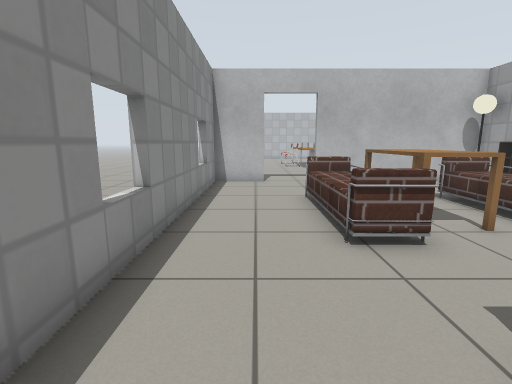
view 1 (above)

16 first-person views from a walk through a robot-simulator world made for Gazebo. The camera is 0.9 m above the floor, tilts 10° down and sees 85° across. The floor is counted in squares, 0.5 m on a side. Each view is taken from the middle of a square. On the plan, view 1 faces up. The plan holds only what a view shows up to about 15 squares ahead; the rest is blank. Robots are left out. Gazebo's built-in surfaces are drawn with simple patterns. Simple shapes stand in for some stock models. Some surface patterns are stand-ins.

view 2
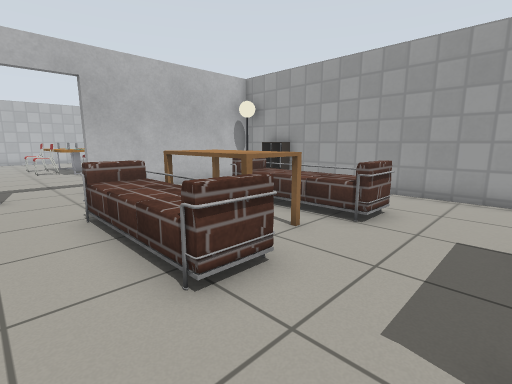

view 3
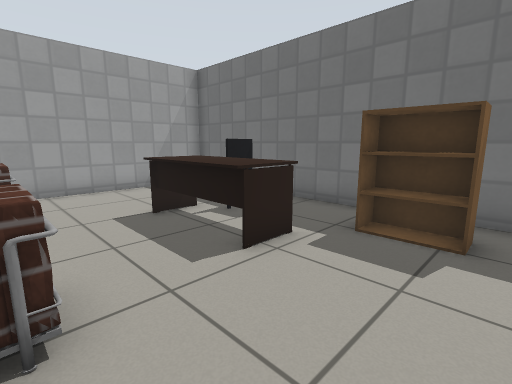

view 4
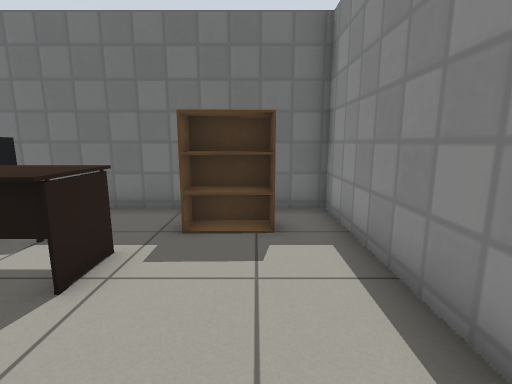

view 5
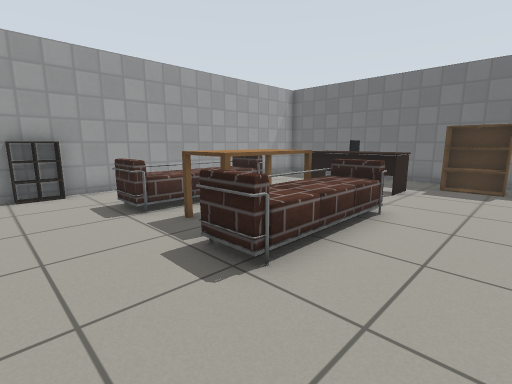

view 6
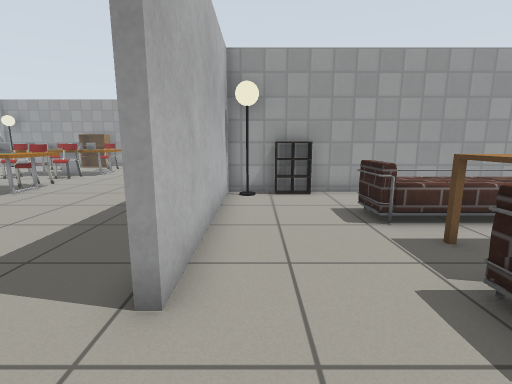

view 7
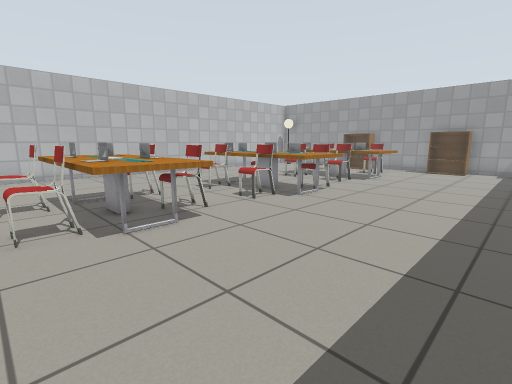

view 8
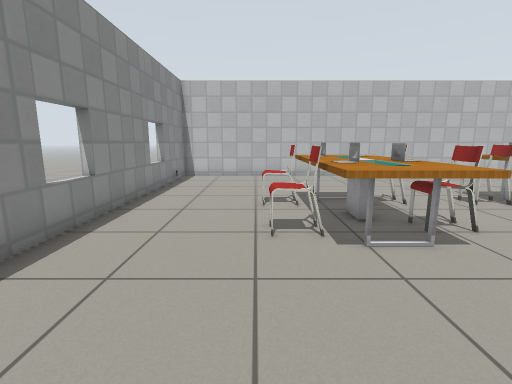

view 9
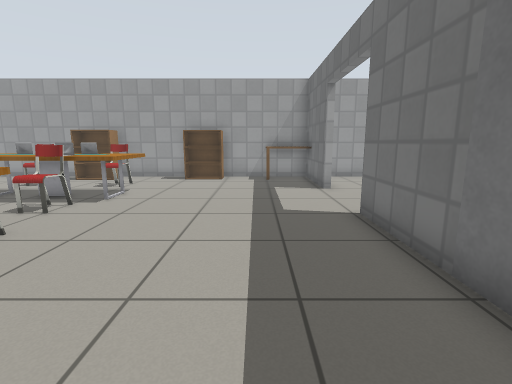

view 10
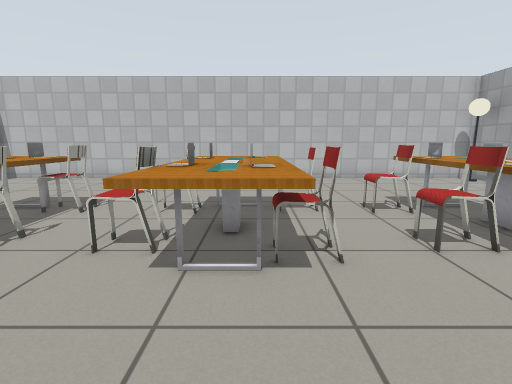

view 11
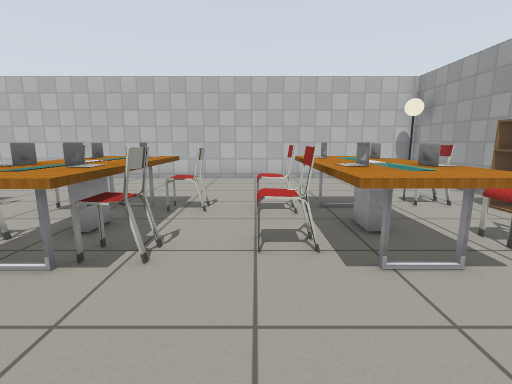

view 12
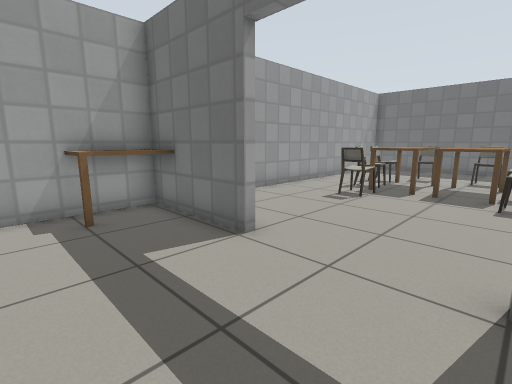

view 13
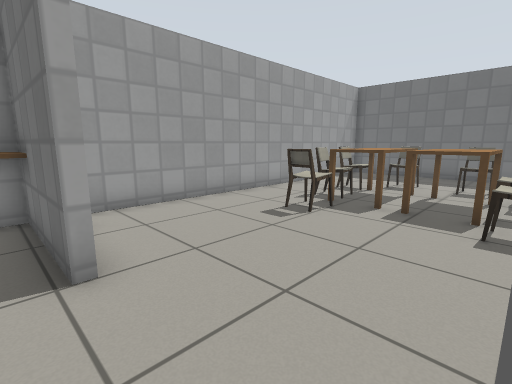

view 14
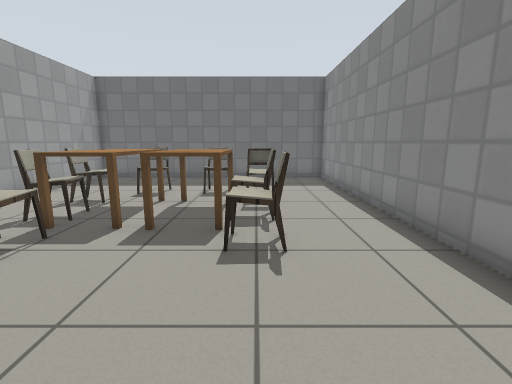

view 15
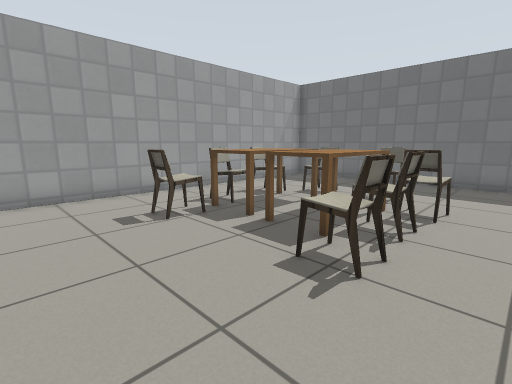

view 16
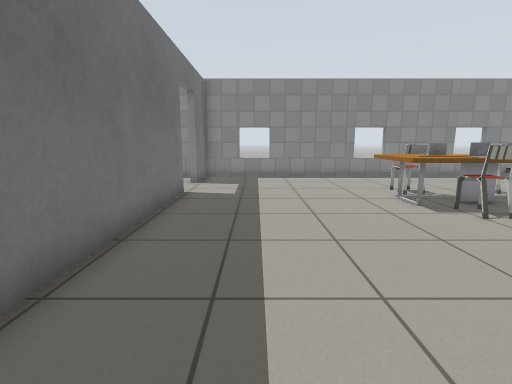

### Floor plan
Points are (right, up) in squares from view 1. A wall is a line through its corners. A room is listed if a view was taken in it or the views show most of it. See-through windows are left out.
Room 1 (views 1, 2, 3, 4, 5, 6)
walls: (0.4, 13) (-1.9, 13) (-1.9, -2.5) (10.3, -2.5) (10.3, 11.5); (10.3, 13) (2.7, 13)
low walls: (10.4, 10.1) (9.7, 10.1) (9.7, 11.3); (10.2, 10.7) (9.6, 10.7)
ways out: open door at (1.5, 13) to room 2
objects: bookshelf (0, -1) to (1, -1); sofa (2, 5) to (3, 9); desk (3, 1) to (6, 2); table (3, 6) to (5, 8); office chair (4, -1) to (5, 0); sofa (6, 5) to (7, 9)
Room 2 (views 7, 8, 9, 10, 11, 12, 13, 16)
walls: (2.7, 13.3) (14.1, 13.3); (18, 13.3) (20.5, 13.3); (22, 15.5) (22, 31.4) (-1.9, 31.4) (-1.9, 13.3) (0.4, 13.3)
ways out: open door at (1.5, 13) to room 1; open door at (16, 13) to room 3
objects: other object (-2, 29); chair (2, 24) to (3, 24); chair (3, 21) to (3, 22); table (4, 20) to (5, 25); chair (6, 22); chair (6, 24) to (6, 25); chair (9, 22); chair (9, 24); table (10, 20) to (11, 25); chair (12, 21); chair (12, 24) to (12, 25); chair (14, 21) to (15, 22); chair (14, 24) to (15, 25); table (15, 20) to (17, 25); chair (19, 22); chair (19, 25); table (21, 13) to (22, 15); bookshelf (21, 18) to (21, 19); bookshelf (21, 23) to (21, 25); lamp (21, 30)
Room 3 (views 14, 15)
walls: (10.6, 8.5) (10.6, -2.5) (22, -2.5) (22, 12.1); (10.3, 11.5) (10.3, 13)
low walls: (9.6, 10.1) (10.4, 10.1); (9.6, 10.7) (10.4, 10.7); (9.7, 11.3) (10.4, 11.3)
ways out: open door at (16, 13) to room 2
objects: lamp (10, 12); chair (14, 3) to (14, 4); chair (14, 5) to (15, 5); chair (14, 7); chair (15, 1) to (16, 2); table (15, 4) to (16, 6); table (17, 4) to (18, 6); chair (18, 1) to (18, 2); chair (18, 7) to (19, 8); chair (19, 3) to (19, 4); chair (19, 5)

Positions as (right, up) in squares from view 1, and headings:
1: (0, 0), facing up
2: (0, 2), facing up-right
3: (-1, 5), facing down-right
4: (0, 5), facing down
5: (-1, 12), facing down-right
6: (0, 12), facing right
7: (2, 15), facing up-right
8: (2, 16), facing up
9: (7, 16), facing right
10: (11, 17), facing up
11: (14, 17), facing up
12: (14, 17), facing down-right
13: (14, 14), facing down-right
14: (14, 12), facing down
15: (12, 11), facing down-right
16: (13, 16), facing left
